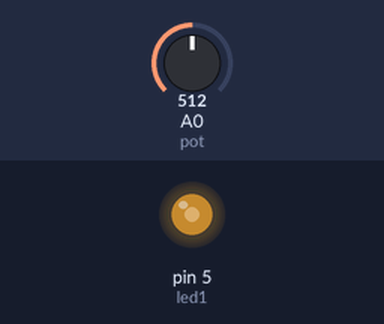
The sketch below on a simulated Arduino Uno, built with avr-gcc and run on an emulated ATmega328P. Parts: output pins drawn as LEDs (lit = HIGH). The inputs (shaded band) are chosen by the test bench; at power-on: A0 (pot) = 512.

Above: at 1.2 s.
1.3 s: A0 (pot) set to 716
At 2.0 s:
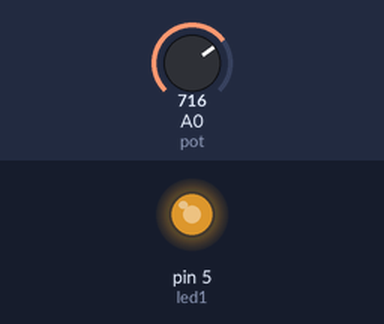
2.8 s: A0 (pot) set to 900
At 3.1 s:
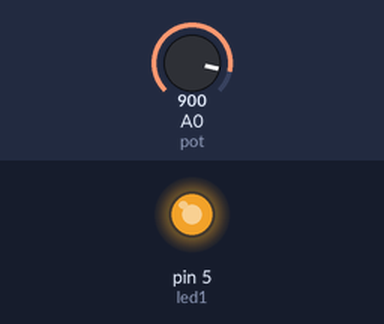
4.3 s: A0 (pot) set to 122
At 5.3 s:
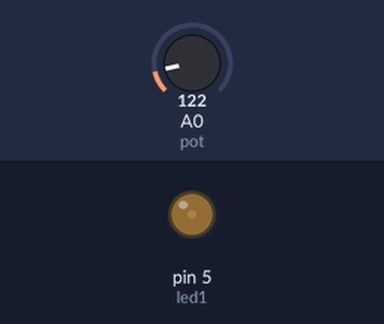
5.8 s: A0 (pot) set to 0
At 6.7 s:
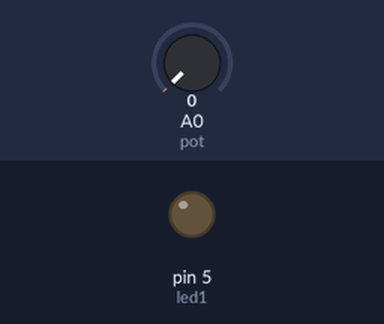
Timing chart, 0 to 8.3 s (numbered marks = the images above; inputs shaded):
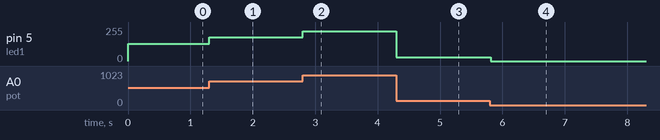

The sketch:

P15_IntensidadLed-pot.ino
```cpp
int pot =A0;
int led1 =5;


void setup() {
  // put your setup code here, to run once:
}

void loop() {
 int v=analogRead(pot);
  v=v/4;

  analogWrite(led1,v);

  delay(10);
}
```

Measured:
- after the input at 1.3 s, pin 5 (led1): 128/255 → 179/255 at once
- after the input at 2.8 s, pin 5 (led1): 179/255 → 225/255 at once
- after the input at 4.3 s, pin 5 (led1): 225/255 → 30/255 at once
- after the input at 5.8 s, pin 5 (led1): 30/255 → 0/255 at once
